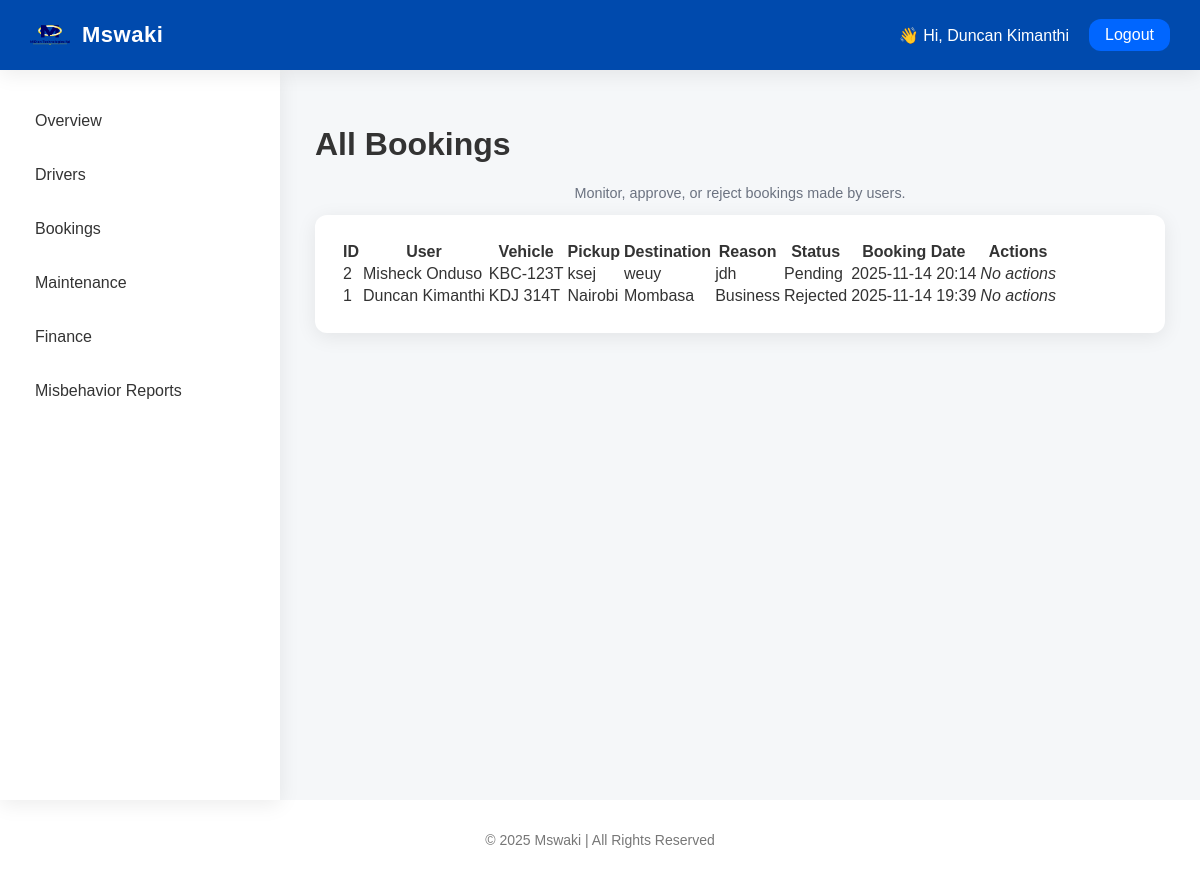
Screenshot of /admin/bookings (signed in) with the database file from the repository.
### mswaki/models.py (models this page shows, shortened)
class User(db.Model, UserMixin):
    id = db.Column(db.Integer, primary_key=True)
    name = db.Column(db.String(100), nullable=False)
    email = db.Column(db.String(120), unique=True, nullable=False)
    password = db.Column(db.String(200), nullable=False)
    role = db.Column(db.String(20), nullable=False)
    rating = db.Column(db.Float, default=0.0)
    status = db.Column(db.String(10), default='active')

class Booking(db.Model):
    id = db.Column(db.Integer, primary_key=True)
    user_id = db.Column(db.Integer, db.ForeignKey('user.id'))
    vehicle_id = db.Column(db.Integer, db.ForeignKey('vehicle.id'))
    pickup = db.Column(db.String(100))
    destination = db.Column(db.String(100))
    route = db.Column(db.String(100))
    reason = db.Column(db.String(200))
    status = db.Column(db.String(50))
    booking_date = db.Column(db.DateTime)
    created_at = db.Column(db.DateTime, default=datetime.utcnow)
    user = db.relationship("User", backref="bookings")
    vehicle = db.relationship("Vehicle", backref="bookings")

class Vehicle(db.Model):
    id = db.Column(db.Integer, primary_key=True)
    plate_number = db.Column(db.String(50), unique=True, nullable=False)
    status = db.Column(db.String(20), default="available")
    driver_id = db.Column(db.Integer, db.ForeignKey("user.id"), nullable=True)
    driver = db.relationship("User", backref="vehicles", lazy=True)
    last_maintenance = db.Column(db.DateTime, nullable=True)

### mswaki/routes.py (the view)
@routes.route("/admin/bookings", methods=["GET"])
@login_required
@role_required("admin")
def admin_bookings():
    bookings = Booking.query.order_by(Booking.booking_date.desc()).all()
    return render_template("admin_bookings.html", bookings=bookings)

### mswaki/__init__.py (called while the page is built)
def create_app():
    app = Flask(__name__)
    app.config['SECRET_KEY'] = 'your-secret-key'
    base_dir = os.path.abspath(os.path.dirname(__file__))
    db_path = os.path.join(base_dir, '..', 'instance', 'mswaki.db')
    app.config["SQLALCHEMY_DATABASE_URI"] = f"sqlite:///{db_path}"
    app.config["SQLALCHEMY_TRACK_MODIFICATIONS"] = False
    db.init_app(app)
    migrate.init_app(app, db)   # <-- FIXED!
    login_manager.init_app(app)
    login_manager.login_view = 'routes.login'
    from mswaki.models import User
    @login_manager.user_loader
    def load_user(user_id):
        return User.query.get(int(user_id))
    from mswaki.routes import routes
    app.register_blueprint(routes)
    with app.app_context():
        db.create_all()
    return app

### mswaki/routes.py (called while the page is built, shortened)
def role_required(role):
    def decorator(f):
        @wraps(f)
        def decorated_function(*args, **kwargs):
            if not current_user.is_authenticated:
                flash("Please log in first.", "warning")
                return redirect(url_for("routes.login"))
            return f(*args, **kwargs)
        return decorated_function
    return decorator

### mswaki/templates/admin_bookings.html (shortened to what this page needs)
{% extends "base.html" %}
{% block body_role %}admin{% endblock %}
{% block sidebar %}
<nav class="side-nav" aria-label="Admin menu">
  <a class="side-link" href="{{ url_for('routes.admin_dashboard') }}">Overview</a>
  <a class="side-link" href="{{ url_for('routes.admin_drivers') }}">Drivers</a>
  <a class="side-link" href="{{ url_for('routes.admin_bookings') }}">Bookings</a>
  <a class="side-link" href="{{ url_for('routes.admin_maintenance') }}">Maintenance</a>
  <a class="side-link" href="{{ url_for('routes.admin_finance') }}">Finance</a>
  <a class="side-link" href="{{ url_for('routes.admin_misbehavior_reports') }}">Misbehavior Reports</a>
</nav>
{% endblock %}
{% block content %}
<header class="dashboard-header">
  <h1>All Bookings</h1>
  <p class="muted">Monitor, approve, or reject bookings made by users.</p>
</header>
<section class="card">
  {% if bookings %}
  <table class="data-table">
    <thead>
      <tr>
        <th>ID</th>
        <th>User</th>
        <th>Vehicle</th>
        <th>Pickup</th>
        <th>Destination</th>
        <th>Reason</th>
        <th>Status</th>
        <th>Booking Date</th>
        <th>Actions</th>
      </tr>
    </thead>
    <tbody>
      {% for booking in bookings %}
      <tr>
        <td>{{ booking.id }}</td>
        <td>{{ booking.user.name if booking.user else 'N/A' }}</td>
        <td>{{ booking.vehicle.plate_number if booking.vehicle else 'N/A' }}</td>
        <td>{{ booking.pickup }}</td>
        <td>{{ booking.destination }}</td>
        <td>{{ booking.reason }}</td>
        <td>
          <span class="badge {{ 'success' if booking.status == 'approved' else 'danger' if booking.status == 'rejected' else 'warning' }}">
            {{ booking.status|capitalize }}
          </span>
        </td>
        <td>{{ booking.booking_date.strftime('%Y-%m-%d %H:%M') }}</td>
        <td>
          {% if booking.status == 'pending' %}
            <form action="{{ url_for('routes.admin_update_booking', booking_id=booking.id) }}" method="POST" style="display:inline;">
              <button name="action" value="approve" class="btn success small">Approve</button>
              <button name="action" value="reject" class="btn danger small">Reject</button>
            </form>
          {% else %}
            <em>No actions</em>
          {% endif %}
        </td>
      </tr>
      {% endfor %}
    </tbody>
  </table>
  {% else %}
    <p class="muted center">No bookings have been made yet.</p>
  {% endif %}
</section>
{% endblock %}

### mswaki/templates/base.html (shortened to what this page needs)
<!DOCTYPE html>
<html lang="en">
<head>
  <link rel="stylesheet" href="{{ url_for('static', filename='css/style.css') }}">
</head>
<body class="dashboard-body" data-role="{% block body_role %}default{% endblock %}">
  <header class="topbar">
    <div class="brand">
      <img src="{{ url_for('static', filename='images/midian.png') }}" alt="Mswaki" class="brand-logo">
      <span class="brand-text">Mswaki</span>
    </div>
    <div class="user-info">
      {% if current_user %}
        <span class="username">👋 Hi, {{ current_user.name }}</span>
        <a href="{{ url_for('routes.logout') }}" class="logout-btn">Logout</a>
      {% else %}
        <a href="{{ url_for('routes.login') }}" class="login-btn">Login</a>
      {% endif %}
    </div>
  </header>
  <div class="layout">
    <aside class="sidebar">
      {% block sidebar %}{% endblock %}
    </aside>
    <main class="main-content">
      {% block content %}{% endblock %}
    </main>
  </div>
  <footer class="footer">
    <p>&copy; {{ current_year or 2025 }} Mswaki | All Rights Reserved</p>
  </footer>
</body>
</html>

### mswaki/static/css/style.css (style rules this page uses)
:root { --primary: #004aad; --primary-light: #0056d1; --accent: #0066ff; --bg: #f5f7f9; --white: #fff; --text: #333; --muted: #777; --radius: 12px; --shadow: 0 4px 20px rgba(0,0,0,0.08); --transition: 0.3s ease; --sidebar-width: 240px; }
body.dashboard-body { margin: 0; font-family: "Poppins", sans-serif; background: var(--bg); color: var(--text); }
.topbar { background: var(--primary); color: var(--white); display: flex; justify-content: space-between; align-items: center; padding: 15px 30px; box-shadow: var(--shadow); position: relative; z-index: 1000; }
.brand { display: flex; align-items: center; gap: 12px; }
.brand-logo { width: 40px; height: 40px; }
.brand-text { font-weight: 700; font-size: 22px; letter-spacing: 0.5px; }
.user-info { display: flex; align-items: center; gap: 20px; }
.username { font-weight: 500; }
.logout-btn, .login-btn { background: var(--accent); color: var(--white); padding: 7px 16px; border-radius: var(--radius); text-decoration: none; font-weight: 500; transition: var(--transition); }
.layout { display: flex; min-height: calc(100vh - 70px); transition: all var(--transition); }
.sidebar { width: var(--sidebar-width); background: var(--white); padding: 30px 20px; box-shadow: var(--shadow); transition: transform var(--transition); position: relative; z-index: 900; }
.side-nav { display: flex; flex-direction: column; gap: 12px; }
.side-link { color: var(--text); text-decoration: none; padding: 12px 15px; border-radius: var(--radius); font-weight: 500; transition: all var(--transition); display: flex; align-items: center; gap: 10px; }
.main-content { flex: 1; padding: 35px; background: var(--bg); transition: padding var(--transition); }
.card { background: var(--white); border-radius: var(--radius); box-shadow: var(--shadow); padding: 25px; margin-bottom: 30px; transition: transform var(--transition), box-shadow var(--transition); }
.muted { color: var(--muted); text-align: center; }
.footer { text-align: center; padding: 18px; font-size: 14px; color: var(--muted); background: var(--white); box-shadow: var(--shadow); margin-top: auto; }
.muted { color: #6b7280; font-size: 0.9rem; }

### rows the page displays
User: name "Duncan Kimanthi"
Booking: id "2", user "Misheck Onduso", vehicle "KBC-123T", pickup "ksej", destination "weuy", reason "jdh", status "Pending", booking_date "2025-11-14 20:14", shows "No actions"
Booking: id "1", user "Duncan Kimanthi", vehicle "KDJ 314T", pickup "Nairobi", destination "Mombasa", reason "Business", status "Rejected", booking_date "2025-11-14 19:39", shows "No actions"

### other values shown
{{ current_year or 2025 }} "2025"
